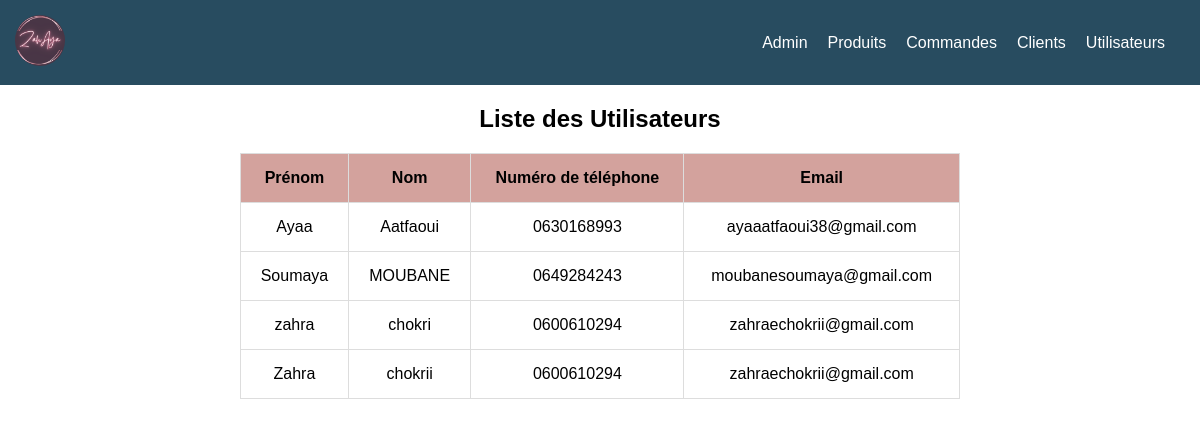
Page /utilisateur.php on the committed database.
### tables this page shows
CREATE TABLE `users` (
  `id` int(11) NOT NULL,
  `fname` varchar(50) NOT NULL,
  `lname` varchar(50) NOT NULL,
  `phonenumber` varchar(15) NOT NULL,
  `logemail` varchar(100) NOT NULL,
  `logpass` varchar(255) NOT NULL,
  `profile_picture` varchar(255) DEFAULT NULL,
  `isAdmin` int(11) DEFAULT 0
);

### utilisateur.php (the view, shortened to what this page needs)
<!DOCTYPE html>
<html lang="en">
<head>
 <link  rel="stylesheet" type="text/css" href="admin.css">
</head>
<body>
<header>
    <div class="logo">
        <a href="index.php"><img src="logo.png" alt="Logo"></a>
    </div>
         <nav>
        <ul>
            <li><a href="admin.php">Admin</a></li>
            <li><a href="produit.php">Produits</a></li>
            <li><a href="commande.php">Commandes</a></li>
            <li><a href="client.php">Clients</a></li>
            <li><a href="utilisateur.php">Utilisateurs</a></li>
        </ul>
    </nav>
         </header>
<?php
$servername = "localhost";
$username = "root";
$password = "";
$dbname = "ecommerce_web_site";
$conn = new mysqli($servername, $username, $password, $dbname);
$sql = "SELECT id, fname, lname, phonenumber, logemail FROM users WHERE isAdmin = 0";
$result = $conn->query($sql);
if ($result->num_rows > 0) {
    echo "<h2>Liste des Utilisateurs</h2>";
    echo "<table border='1'>
            <tr>
                <th>Prénom</th>
                <th>Nom</th>
                <th>Numéro de téléphone</th>
                <th>Email</th>
            </tr>";
    while ($row = $result->fetch_assoc()) {
        echo "<tr>
                <td>" . $row["fname"] . "</td>
                <td>" . $row["lname"] . "</td>
                <td>" . $row["phonenumber"] . "</td>
                <td>" . $row["logemail"] . "</td>
            </tr>";
    }
    echo "</table>";
} else {
    echo "Aucun utilisateur trouvé.";
}
?>
</body>
</html>

### admin.css (style rules this page uses)
* { margin: 0; padding: 0; font-family: 'Delicious Handrawn', cursive; font-family: 'Poppins',sans-serif; }
header { display: flex; justify-content: space-between; align-items: center; padding: 15px; background-color: #284c60; color: white; }
nav ul { list-style: none; margin: 0; padding: 0; display: flex; }
nav li { margin-right: 20px; }
nav a { text-decoration: none; color: white; }
.logo { max-width: 100px; margin-right: auto; }
.logo a img { width:50px; border-radius: 100%; }
h2 { text-align: center; margin-top:20px; }
table { width: 60%; margin: 20px auto; border-collapse: collapse; }
table, th, td { border: 1px solid #ddd; }
th, td { padding: 15px; text-align: center; }
th { background-color: rgb(211, 162, 157); color: #000000; }

### rows in the picture
users: fname "Ayaa", lname "Aatfaoui", phonenumber "0630168993", logemail "ayaaatfaoui38@gmail.com"
users: fname "Soumaya", lname "MOUBANE", phonenumber "0649284243", logemail "moubanesoumaya@gmail.com"
users: fname "zahra", lname "chokri", phonenumber "0600610294", logemail "zahraechokrii@gmail.com"
users: fname "Zahra", lname "chokrii", phonenumber "0600610294", logemail "zahraechokrii@gmail.com"
